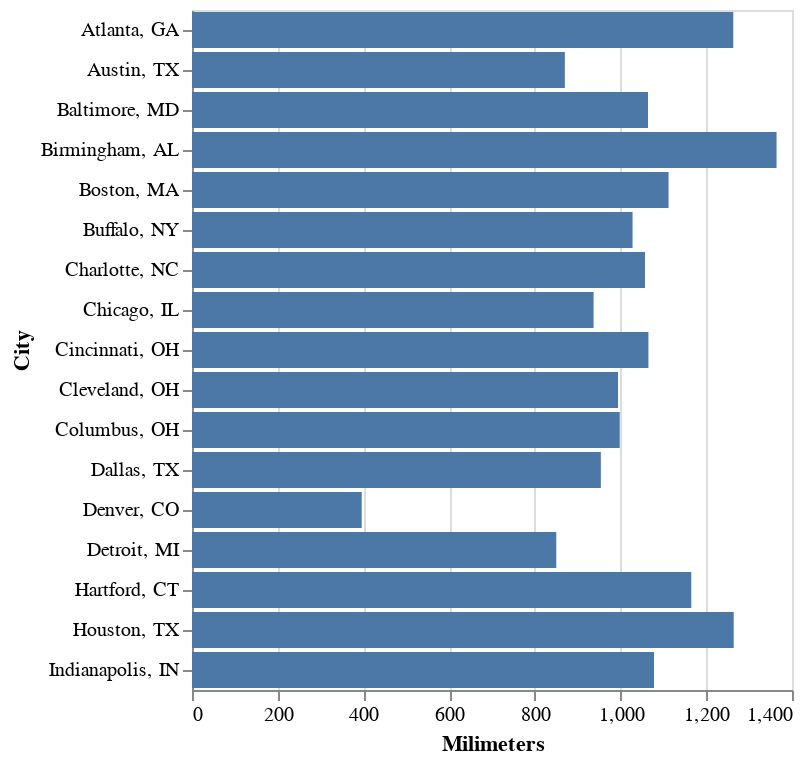

The code cell stored with this chart in its notebook:
### Code cell
# Can I sort my data?  
alt.Chart(rainfall.sort_values("Milimeters")).mark_bar().encode(
    alt.Y("City:N"), 
    alt.X("Milimeters:Q", sort="ascending"))

### Figure 1 — Vega-Lite specification as saved in the notebook (floating-point values rounded to 4 significant figures)
{"config": {"view": {"continuousWidth": 300, "continuousHeight": 300}}, "data": {"name": "data-599c96027a97079045395f3abe410acc"}, "mark": {"type": "bar"}, "encoding": {"x": {"field": "Milimeters", "sort": "ascending", "type": "quantitative"}, "y": {"field": "City", "type": "nominal"}}, "$schema": "https://vega.github.io/schema/vega-lite/v5.8.0.json", "datasets": {"data-599c96027a97079045395f3abe410acc": [{"Days": 87, "City, State": "Denver, CO", "Inches": 15.6, "Milimeters": 396, "City": "Denver, CO"}, {"Days": 135, "City, State": "Detroit, MI ", "Inches": 33.5, "Milimeters": 850, "City": "Detroit, MI "}, {"Days": 88, "City, State": "Austin, TX ", "Inches": 34.2, "Milimeters": 870, "City": "Austin, TX "}, {"Days": 124, "City, State": "Chicago, IL", "Inches": 36.9, "Milimeters": 937, "City": "Chicago, IL"}, {"Days": 81, "City, State": "Dallas, TX ", "Inches": 37.6, "Milimeters": 954, "City": "Dallas, TX "}, {"Days": 155, "City, State": "Cleveland, OH ", "Inches": 39.1, "Milimeters": 994, "City": "Cleveland, OH "}, {"Days": 139, "City, State": "Columbus, OH ", "Inches": 39.3, "Milimeters": 998, "City": "Columbus, OH "}, {"Days": 167, "City, State": "Buffalo, NY ", "Inches": 40.5, "Milimeters": 1028, "City": "Buffalo, NY "}, {"Days": 110, "City, State": "Charlotte, NC", "Inches": 41.6, "Milimeters": 1057, "City": "Charlotte, NC"}, {"Days": 116, "City, State": "Baltimore, MD ", "Inches": 41.9, "Milimeters": 1064, "City": "Baltimore, MD "}, {"Days": 137, "City, State": "Cincinnati, OH ", "Inches": 41.9, "Milimeters": 1065, "City": "Cincinnati, OH "}, {"Days": 129, "City, State": "Indianapolis, IN ", "Inches": 42.4, "Milimeters": 1078, "City": "Indianapolis, IN "}, {"Days": 126, "City, State": "Boston, MA ", "Inches": 43.8, "Milimeters": 1112, "City": "Boston, MA "}, {"Days": 130, "City, State": "Hartford, CT ", "Inches": 45.9, "Milimeters": 1165, "City": "Hartford, CT "}, {"Days": 113, "City, State": "Atlanta, GA ", "Inches": 49.7, "Milimeters": 1263, "City": "Atlanta, GA "}, {"Days": 104, "City, State": "Houston, TX ", "Inches": 49.8, "Milimeters": 1264, "City": "Houston, TX "}, {"Days": 117, "City, State": "Birmingham, AL ", "Inches": 53.7, "Milimeters": 1364, "City": "Birmingham, AL "}]}}
